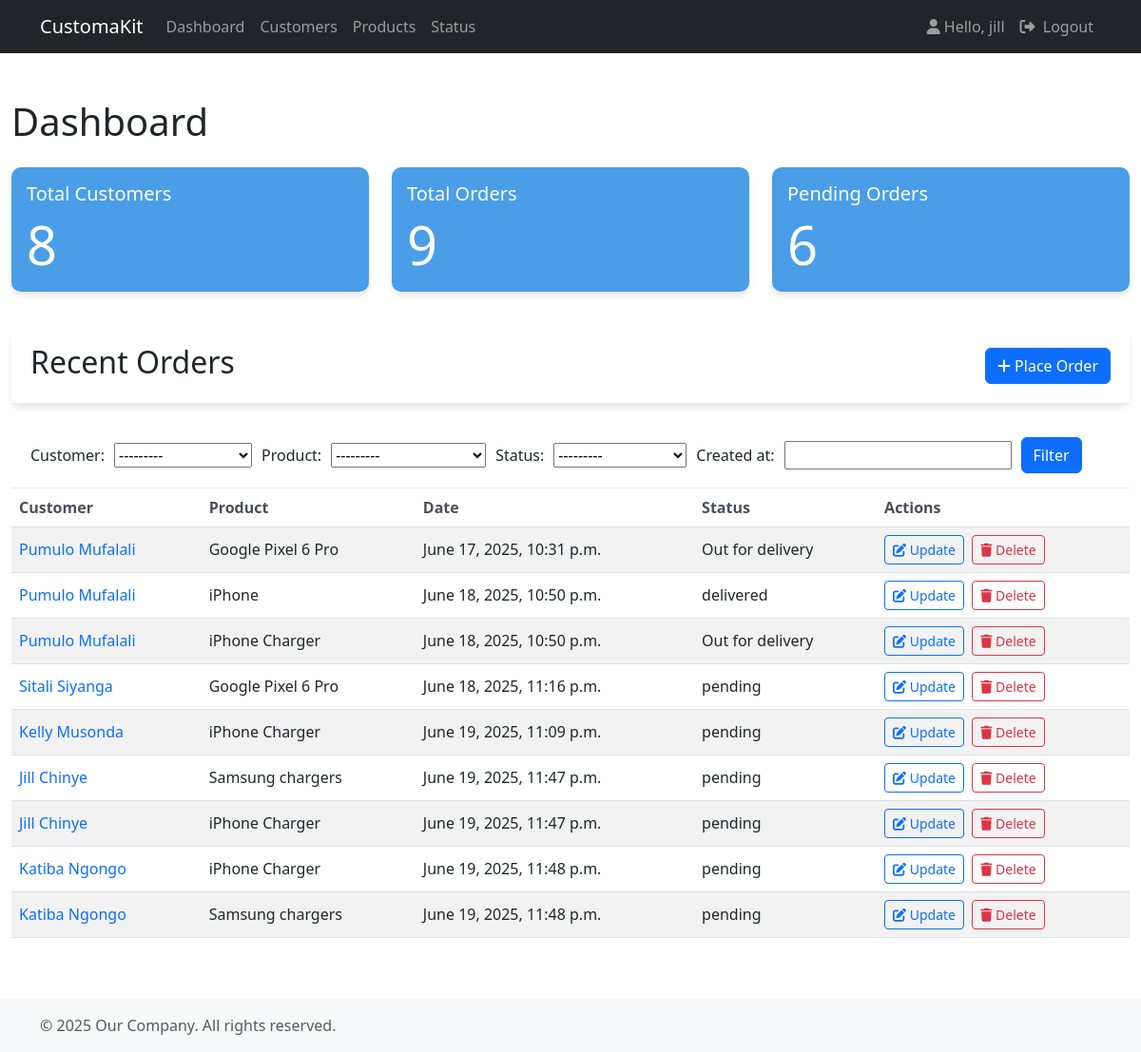
The app's page / (signed in) with its own data.
### accounts/models.py (models this page shows, shortened)
class Order(models.Model):
  STATUS = (
    ('delivered', 'delivered'),
    ('Out for delivery', 'Out for delivery'),
    ('pending', 'pending'),
  )
  customer = models.ForeignKey(Customer, null=True, on_delete=models.CASCADE)
  product = models.ForeignKey(Product, null=True, on_delete=models.CASCADE)
  status = models.CharField(max_length=100, null=True, choices=STATUS)
  created_at = models.DateTimeField(auto_now_add=True)

class Customer(models.Model):
  user = models.OneToOneField(User, null=True, on_delete=models.CASCADE)
  name = models.CharField(max_length=200, null=True)
  phone = models.CharField(max_length=200, null=True)
  profile_pic = models.ImageField(null=True, blank=True)
  email = models.CharField(max_length=200, null=True, unique=True)
  created_at = models.DateTimeField(auto_now_add=True)
  def __str__(self):
    return self.name[:50]

class Product(models.Model):
  CATEGORY = (
    ('Indoor', 'Indoor'),
    ('Outdoor', 'Outdoor'),
  )
  name = models.CharField(max_length=70, null=True)
  price = models.FloatField(null=True)
  category = models.CharField(max_length=50, null=True, choices=CATEGORY)
  description = models.CharField(max_length=100, null=True)
  created_at = models.DateTimeField(auto_now_add=True)
  tags = models.ManyToManyField(Tag)
  def __str__(self):
    return self.name

### accounts/decorators.py (the view)
  def wrapper_func(request, *args, **kwargs):
    group = None
    if request.user.groups.exists():
      group = request.user.groups.all()[0].name
    if group == 'admin':
      return view_func(request, *args, **kwargs)
    else:
      return redirect('user')

### accounts/views.py (called while the page is built)
@login_required(login_url='login')
@admin_only
def dashboard(request):
  order_list = Order.objects.all()
  total_customers = Customer.objects.all().count()
  pending_orders = order_list.filter(status='pending').count()
  total_orders = order_list.count()
  myFilter = OrderFilter(request.GET, queryset=order_list)
  order_list = myFilter.qs
  context = {
    'pending_orders': pending_orders,
    'total_orders':total_orders,
    'total_customers': total_customers,
    'recent_orders':order_list,
    'myFilter':myFilter,
  }
  return render(request, 'accounts/dashboard.html', context)

### accounts/templates/accounts/dashboard.html (shortened to what this page needs)
{% extends 'accounts/main.html' %}
{% block content %}
<h1 class="mt-4 mb-4">Dashboard</h1>
<div class="row">
    <div class="col-md-4">
        <a href="{% url 'customers' %}" class="text-decoration-none text-reset">
            <div class="card text-white mb-3" style="background-color: #4a9ee7;">
                <div class="card-body">
                    <h5 class="card-title">Total Customers</h5>
                    <p class="card-text display-4"><strong>{{ total_customers }}</strong></p>
                </div>
            </div>
        </a>
    </div>
    <div class="col-md-4">
        <a class="text-decoration-none text-reset" href="{% url 'total_orders' %}">
            <div class="card text-white mb-3" style="background-color: #4a9ee7;">
                <div class="card-body">
                    <h5 class="card-title">Total Orders</h5>
                    <p class="card-text display-4"><strong>{{ total_orders }}</strong></p>
                </div>
            </div>
        </a>
    </div>
    <div class="col-md-4">
        <a class="text-decoration-none text-reset">
            <div class="card text-white mb-3" style="background-color: #4a9ee7;">
                <div class="card-body">
                    <h5 class="card-title">Pending Orders</h5>
                    <p class="card-text display-4"><strong>{{ pending_orders }}</strong></p>
                </div>
            </div>
        </a>
    </div>
</div>
<div class="card mt-4">
    <div class="card-header">
        <div class="d-flex justify-content-between align-items-center">
            <h2>Recent Orders</h2>
            <a class="btn btn-primary" >
                <i class="fas fa-plus me-1"></i>Place Order
            </a>
        </div>
    </div>
</div>
<div class="card-header">
    <form method="get" class="form-row">
        {% for filter in myFilter.form %}
            {{filter.label_tag}}
            {{ filter }}
        {% endfor %}
        <button class="btn btn-primary" type="submit">Filter</button>
    </form>
</div>
    <div class="card-body">
        <div class="table-responsive">
            <table class="table table-striped">
                <thead>
                    <tr>
                        <th>Customer</th>
                        <th>Product</th>
                        <th>Date</th>
                        <th>Status</th>
                        <th>Actions</th>
                    </tr>
                </thead>
                <tbody>
                    {% for order in recent_orders %}
                    <tr>
                        <td><a href="{% url 'customer_detail' order.customer.id %}">{{ order.customer.name }}</a></td>
                        <td>{{ order.product.name }}</td>
                        <td>{{ order.created_at }}</td>
                        <td>{{ order.status }}</td>
                        <td>
                            <a class="btn btn-sm btn-outline-primary me-1" href="{% url 'update_order' order.id %}">
                                <i class="fas fa-edit"></i> Update
                            </a>
                            <a class="btn btn-sm btn-outline-danger" href="{% url 'delete' order.id %}">
                                <i class="fas fa-trash"></i> Delete
                            </a>
                        </td>
                    </tr>
                    {% endfor %}
                </tbody>
            </table>
        </div>
    </div>
</div>
{% endblock %}

### accounts/templates/accounts/navbar.html (shortened to what this page needs)
<nav class="navbar navbar-expand-lg navbar-dark bg-dark mb-4 sticky-top">
    <div class="container">
        <a class="navbar-brand">CustomaKit</a>
        <div class="collapse navbar-collapse" id="navbarNav">
            {% if request.user.is_staff %}
                <ul class="navbar-nav me-auto">
                    <li class="nav-item">
                        <a class="nav-link" href="{% url 'dashboard' %}">Dashboard</a>
                    </li>
                    <li class="nav-item">
                        <a class="nav-link" href="{% url 'customers' %}">Customers</a>
                    </li>
                    <li class="nav-item">
                        <a class="nav-link" href="{% url 'product' %}">Products</a>
                    </li>
                    <li class="nav-item">
                        <a class="nav-link" href="{% url 'statuses' %}">Status</a>
                    </li>
                </ul>
                <ul class="navbar-nav">
                    <li class="nav-item">
                        <a class="nav-link" href="#"><i class="fas fa-user me-1"></i>Hello, {{request.user}}</a>
                    </li>
                    <li class="nav-item">
                        <a class="nav-link" href="{% url 'logout' %}"><i class="fas fa-sign-out-alt me-1"></i> Logout</a>
                    </li>
                </ul>
            {% else %}
                <li class="nav-item">
                    <a class="hello-msg" href="{% url 'settings' %}">Settings</a>
                </li>
            {% endif %}
        </div>
    </div>
</nav>

### accounts/static/accounts/css/customer.css (style rules this page uses)
.card { border: none; border-radius: 10px; box-shadow: 0 4px 6px rgba(0, 0, 0, 0.1); margin-bottom: 20px; }
.card-header { background-color: #ffffff; border-bottom: 1px solid #eaeaea; padding: 15px 20px; }
.table th { font-weight: 600; color: #495057; border-top: none; }
.table td { vertical-align: middle; }
a { text-decoration: none; }
.form-row { display: flex; align-items: center; gap: 10px; }

### records on screen
Order: customer.name "Pumulo Mufalali", product.name "Google Pixel 6 Pro", created_at "June 17, 2025, 10:31 p.m.", status "Out for delivery"
Order: customer.name "Pumulo Mufalali", product.name "iPhone", created_at "June 18, 2025, 10:50 p.m.", status "delivered"
Order: customer.name "Pumulo Mufalali", product.name "iPhone Charger", created_at "June 18, 2025, 10:50 p.m.", status "Out for delivery"
Order: customer.name "Sitali Siyanga", product.name "Google Pixel 6 Pro", created_at "June 18, 2025, 11:16 p.m.", status "pending"
Order: customer.name "Kelly Musonda", product.name "iPhone Charger", created_at "June 19, 2025, 11:09 p.m.", status "pending"
Order: customer.name "Jill Chinye", product.name "Samsung chargers", created_at "June 19, 2025, 11:47 p.m.", status "pending"
Order: customer.name "Jill Chinye", product.name "iPhone Charger", created_at "June 19, 2025, 11:47 p.m.", status "pending"
Order: customer.name "Katiba Ngongo", product.name "iPhone Charger", created_at "June 19, 2025, 11:48 p.m.", status "pending"
Order: customer.name "Katiba Ngongo", product.name "Samsung chargers", created_at "June 19, 2025, 11:48 p.m.", status "pending"

### other values on screen
{{ request.user }} "jill"
{{ total_customers }} "8"
{{ total_orders }} "9"
{{ pending_orders }} "6"
{{ filter.label_tag }} "Customer:" "Product:" "Status:" "Created at:"
